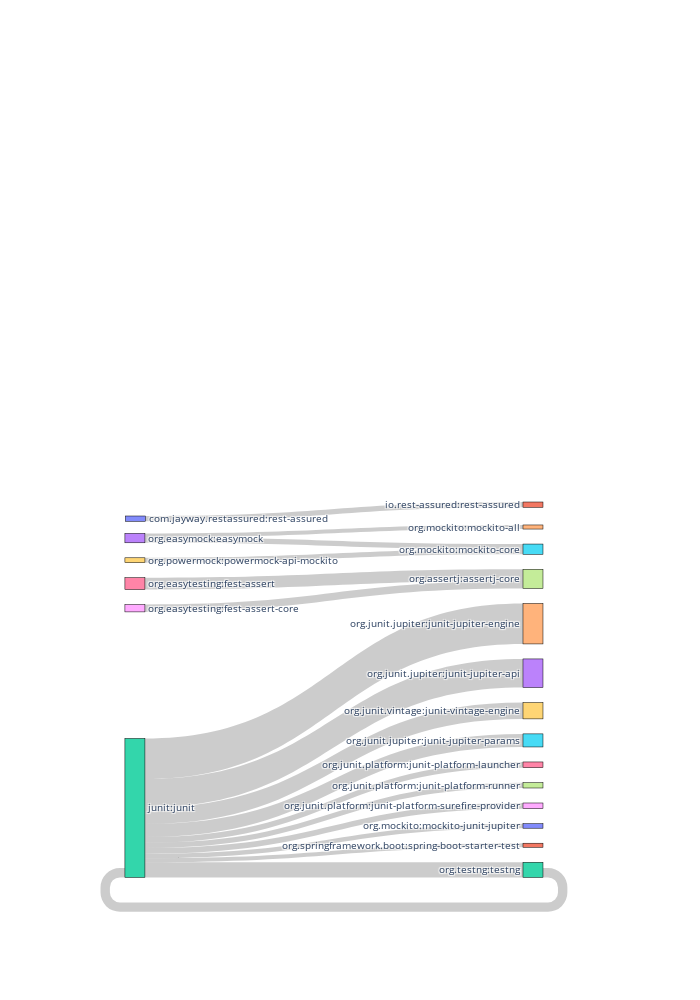

The notebook cell this image was saved under:
### Code cell
fig = plot_sankey(mig_graph_json['Testing'], width=700, height=1000)
config = {
  'toImageButtonOptions': {
    'format': 'svg', # one of png, svg, jpeg, webp
    #'filename': 'custom_image',
    #'height': 500,
    #'width': 700,
    'scale': 1 # Multiply title/legend/axis/canvas sizes by this factor
  }
}
fig.show(config=config)

### Figure 1 — Plotly figure (JSON) as saved in the notebook; plotly's stock layout.template omitted (floating-point values rounded to 4 significant figures)
{"data": [{"arrangement": "freeform", "link": {"source": [0, 2, 2, 2, 2, 2, 2, 2, 2, 2, 2, 12, 13, 13, 16, 18, 19], "target": [1, 3, 4, 5, 6, 7, 8, 9, 10, 11, 12, 2, 14, 15, 17, 17, 15], "value": [13, 70, 99, 32, 14, 13, 14, 40, 11, 10, 37, 23, 10, 13, 29, 18, 12]}, "node": {"label": ["com.jayway.restassured:rest-assured", "io.rest-assured:rest-assured", "junit:junit", "org.junit.jupiter:junit-jupiter-api", "org.junit.jupiter:junit-jupiter-engine", "org.junit.jupiter:junit-jupiter-params", "org.junit.platform:junit-platform-launcher", "org.junit.platform:junit-platform-runner", "org.junit.platform:junit-platform-surefire-provider", "org.junit.vintage:junit-vintage-engine", "org.mockito:mockito-junit-jupiter", "org.springframework.boot:spring-boot-starter-test", "org.testng:testng", "org.easymock:easymock", "org.mockito:mockito-all", "org.mockito:mockito-core", "org.easytesting:fest-assert", "org.assertj:assertj-core", "org.easytesting:fest-assert-core", "org.powermock:powermock-api-mockito"], "line": {"color": "black", "width": 0.5}, "pad": 15, "thickness": 20, "x": [0.1026, 0.8389, 0.1017, 0.8389, 0.8389, 0.8389, 0.8389, 0.8389, 0.8389, 0.8389, 0.8389, 0.8389, 0.8389, 0.1017, 0.8389, 0.8389, 0.1017, 0.8389, 0.1017, 0.1017], "y": [0.5106, 0.4935, 0.8634, 0.6991, 0.6387, 0.781, 0.8108, 0.8358, 0.8608, 0.7448, 0.8853, 0.9088, 0.9389, 0.5343, 0.5207, 0.5478, 0.5898, 0.584, 0.6198, 0.5613]}, "type": "sankey"}], "layout": {"font": {"size": 10}, "height": 1000, "width": 700}}
